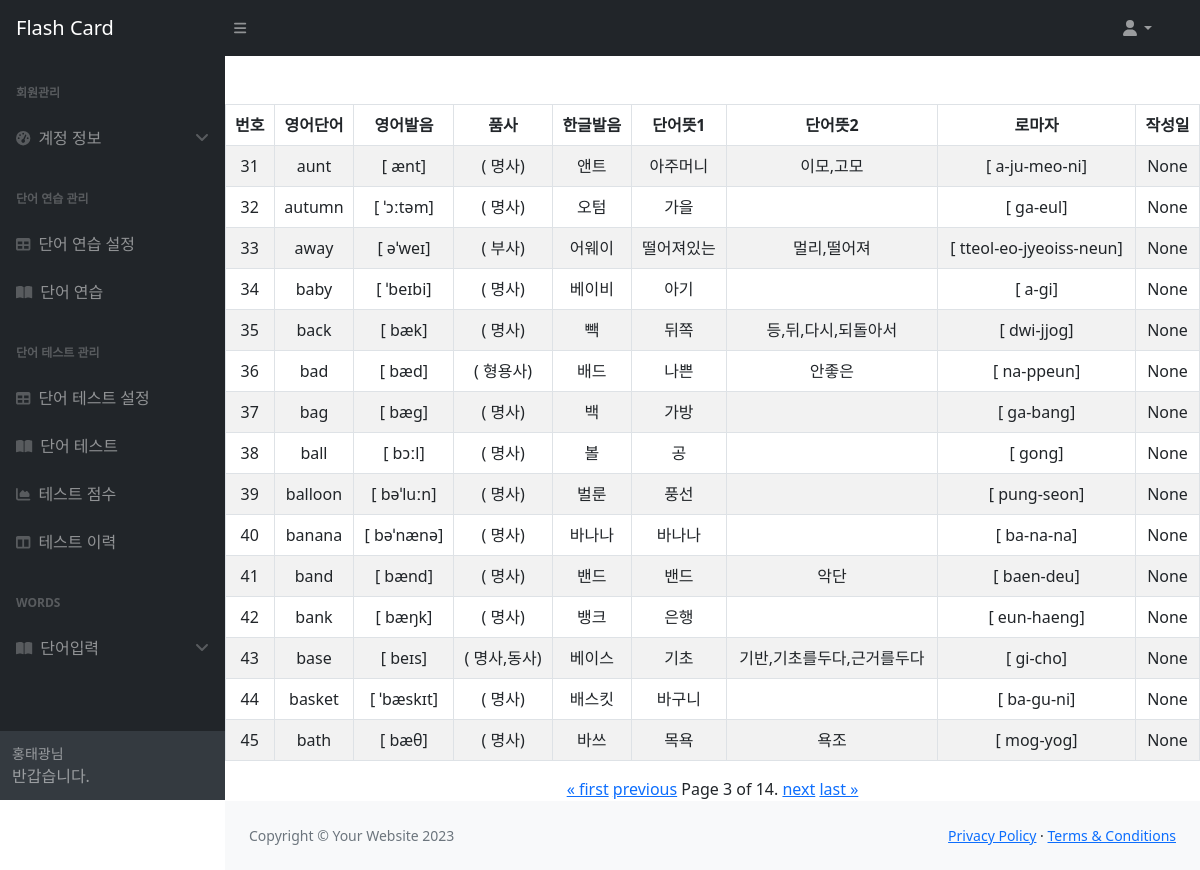
The page /words/?page=3 on the database its author committed.
### words/models.py (models this page shows)
class Word(models.Model):
    en_word = models.CharField(max_length=30)
    en_phonetic = models.CharField(max_length=30)
    word_class = models.CharField(max_length=30)
    ko_phonetic = models.CharField(max_length=30)
    ko_word_1 = models.CharField(max_length=50)
    ko_word_2 = models.CharField(max_length=50)
    ko_romanize = models.CharField(max_length=50)
    reg_date = models.DateTimeField(auto_now_add=True)

### words/views.py (the view, shortened to what this page needs)
# urls.py: path("", views.WordList.as_view(), name="words"),
class WordList(View):
    def get(self, request):
        words = Word.objects.all()
        paginator = Paginator(words, 15)
        page_number = request.GET.get("page")
        word_list = paginator.get_page(page_number)
        context = {'word_list': word_list}
        return render(request, 'words/word_list.html', context)

### words/templates/words/word_list.html
{% extends 'base.html' %}
{% block content %}
<table class="container table table-hover table-striped table-bordered text-center mt-5">
    <thead>
    <tr>
        <th scope="col" class="text-center">번호</th>
        <th scope="col" class="text-center">영어단어</th>
        <th scope="col" class="text-center">영어발음</th>
        <th scope="col" class="text-center">품사</th>
        <th scope="col" class="text-center">한글발음</th>
        <th scope="col" class="text-center">단어뜻1</th>
        <th scope="col" class="text-center">단어뜻2</th>
        <th scope="col" class="text-center">로마자</th>
        <th scope="col" class="text-center">작성일</th>
    </tr>
    </thead>
    {% for word in word_list %}
    <tr>
        <td scope="col" class="text-center"><span>{{ word.id }}</span></td>
        <td scope="col" class="text-center"><span>{{ word.en_word }}</span></td>
        <td scope="col" class="text-center"><span>[{{ word.en_phonetic }}]</span></td>
        <td scope="col" class="text-center"><span>({{word.word_class}})</span></td>
        <td scope="col" class="text-center"><span>{{ word.ko_phonetic }}</span></td>
        <td scope="col" class="text-center"><span>{{ word.ko_word_1 }}</span></td>
        <td scope="col" class="text-center"><span>{{ word.ko_word_2 }}</span></td>
        <td scope="col" class="text-center"><span>[{{ word.ko_romanize }}]</span></td>
        <td scope="col" class="text-center"><span>{{ word.reg_date }}</span></td>
    </tr>
    {% endfor %}
</table>
<div class="container text-center">
    <span>
        {% if word_list.has_previous %}
            <a href="?page=1">&laquo; first</a>
            <a href="?page={{ word_list.previous_page_number }}">previous</a>
        {% endif %}
        <span>
            Page {{ word_list.number }} of {{ word_list.paginator.num_pages }}.
        </span>
        {% if word_list.has_next %}
            <a href="?page={{ word_list.next_page_number }}">next</a>
            <a href="?page={{ word_list.paginator.num_pages }}">last &raquo;</a>
        {% endif %}
    </span>
</div>
{% endblock content %}

### rows shown on the page
Word: id "31", en_word "aunt", en_phonetic "ænt", word_class "명사", ko_phonetic "앤트", ko_word_1 "아주머니", ko_word_2 "이모,고모", ko_romanize "a-ju-meo-ni", reg_date "None"
Word: id "32", en_word "autumn", en_phonetic "ˈɔːtəm", word_class "명사", ko_phonetic "오텀", ko_word_1 "가을", ko_romanize "ga-eul", reg_date "None"
Word: id "33", en_word "away", en_phonetic "əˈweɪ", word_class "부사", ko_phonetic "어웨이", ko_word_1 "떨어져있는", ko_word_2 "멀리,떨어져", ko_romanize "tteol-eo-jyeoiss-neun", reg_date "None"
Word: id "34", en_word "baby", en_phonetic "ˈbeɪbi", word_class "명사", ko_phonetic "베이비", ko_word_1 "아기", ko_romanize "a-gi", reg_date "None"
Word: id "35", en_word "back", en_phonetic "bæk", word_class "명사", ko_phonetic "빽", ko_word_1 "뒤쪽", ko_word_2 "등,뒤,다시,되돌아서", ko_romanize "dwi-jjog", reg_date "None"
Word: id "36", en_word "bad", en_phonetic "bæd", word_class "형용사", ko_phonetic "배드", ko_word_1 "나쁜", ko_word_2 "안좋은", ko_romanize "na-ppeun", reg_date "None"
Word: id "37", en_word "bag", en_phonetic "bæɡ", word_class "명사", ko_phonetic "백", ko_word_1 "가방", ko_romanize "ga-bang", reg_date "None"
Word: id "38", en_word "ball", en_phonetic "bɔːl", word_class "명사", ko_phonetic "볼", ko_word_1 "공", ko_romanize "gong", reg_date "None"
Word: id "39", en_word "balloon", en_phonetic "bəˈluːn", word_class "명사", ko_phonetic "벌룬", ko_word_1 "풍선", ko_romanize "pung-seon", reg_date "None"
Word: id "40", en_word "banana", en_phonetic "bəˈnænə", word_class "명사", ko_phonetic "바나나", ko_word_1 "바나나", ko_romanize "ba-na-na", reg_date "None"
Word: id "41", en_word "band", en_phonetic "bænd", word_class "명사", ko_phonetic "밴드", ko_word_1 "밴드", ko_word_2 "악단", ko_romanize "baen-deu", reg_date "None"
Word: id "42", en_word "bank", en_phonetic "bæŋk", word_class "명사", ko_phonetic "뱅크", ko_word_1 "은행", ko_romanize "eun-haeng", reg_date "None"
Word: id "43", en_word "base", en_phonetic "beɪs", word_class "명사,동사", ko_phonetic "베이스", ko_word_1 "기초", ko_word_2 "기반,기초를두다,근거를두다", ko_romanize "gi-cho", reg_date "None"
Word: id "44", en_word "basket", en_phonetic "ˈbæskɪt", word_class "명사", ko_phonetic "배스킷", ko_word_1 "바구니", ko_romanize "ba-gu-ni", reg_date "None"
Word: id "45", en_word "bath", en_phonetic "bæθ", word_class "명사", ko_phonetic "바쓰", ko_word_1 "목욕", ko_word_2 "욕조", ko_romanize "mog-yog", reg_date "None"

### other values the page prints
{{ word_list.number }} "3"
{{ word_list.paginator.num_pages }} "14"
